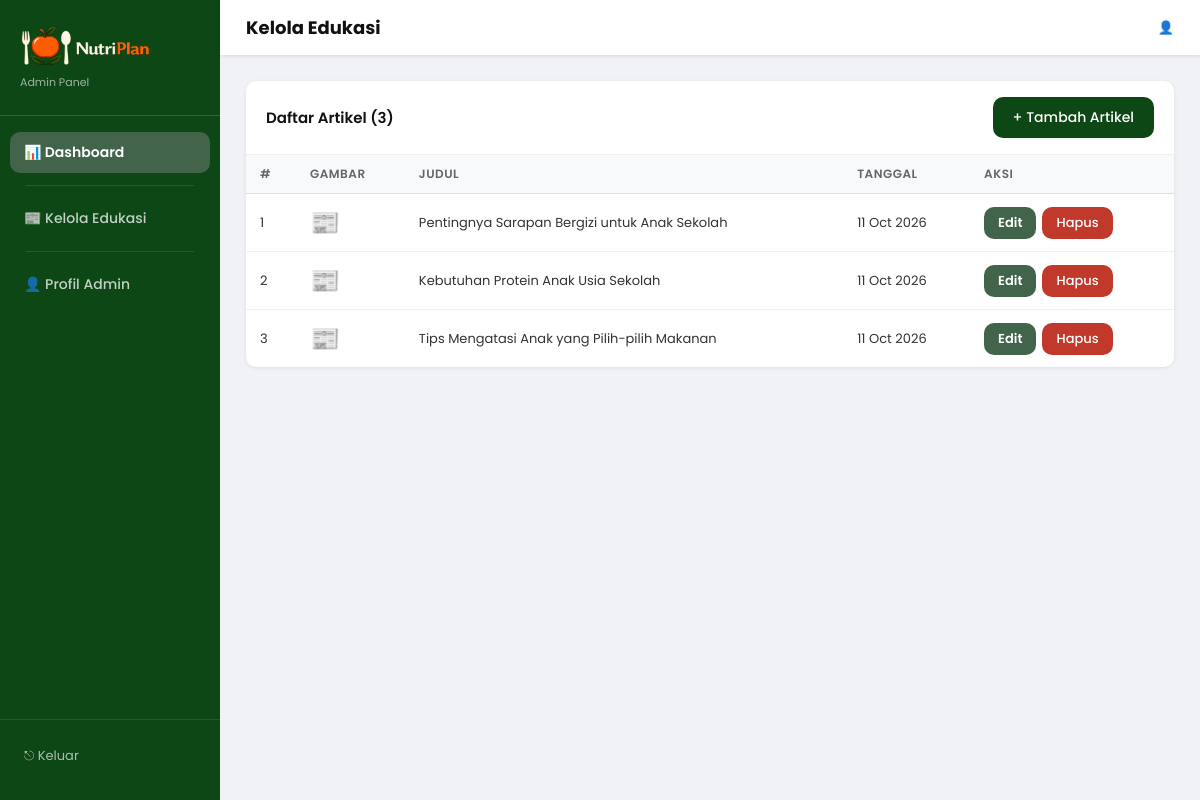
/admin/pages/edukasi_list.php, run on the app's committed database.
### tables this page shows
CREATE TABLE IF NOT EXISTS edukasi (
  id_edukasi INT AUTO_INCREMENT PRIMARY KEY,
  judul      VARCHAR(255) NOT NULL,
  isi        TEXT NOT NULL,
  gambar     VARCHAR(255) DEFAULT NULL,
  created_at TIMESTAMP DEFAULT CURRENT_TIMESTAMP
);

### admin/pages/edukasi_list.php (the view, shortened to what this page needs)
<?php
$edukasi = mysqli_fetch_all(
    mysqli_query($conn, "SELECT id_edukasi, judul, gambar, created_at FROM edukasi ORDER BY created_at DESC"),
    MYSQLI_ASSOC
);
?>
<!DOCTYPE html>
<html lang="id">
<head>
    <link rel="stylesheet" href="/assets/css/style.css">
    <link rel="stylesheet" href="/assets/css/admin.css">
</head>
<body class="admin-body">
<?php include ROOT . '/includes/admin_sidebar.php'; ?>
<div class="admin-main">
    <div class="admin-topbar">
        <h1>Kelola Edukasi</h1>
        <span class="admin-topbar-user">👤 <?= htmlspecialchars($_SESSION['nama']) ?></span>
    </div>
    <div class="admin-page">
        <div class="admin-card">
            <div class="admin-card-header">
                <h3>Daftar Artikel (<?= count($edukasi) ?>)</h3>
                <a href="/admin/index.php?page=edukasi_tambah" class="btn-primary" style="font-size:14px; padding:10px 20px;">+ Tambah Artikel</a>
            </div>
            <table class="admin-table">
                <thead>
                    <tr>
                        <th style="width:50px;">#</th>
                        <th>Gambar</th>
                        <th>Judul</th>
                        <th>Tanggal</th>
                        <th>Aksi</th>
                    </tr>
                </thead>
                <tbody>
                    <?php foreach ($edukasi as $i => $e): ?>
                    <tr>
                        <td><?= $i + 1 ?></td>
                        <td>
                            <?php if ($e['gambar'] && file_exists(ROOT . '/assets/images/' . $e['gambar'])): ?>
                                <img src="/assets/images/<?= htmlspecialchars($e['gambar']) ?>" alt="">
                            <?php else: ?>
                                <span style="font-size:24px;">📰</span>
                            <?php endif; ?>
                        </td>
                        <td><?= htmlspecialchars($e['judul']) ?></td>
                        <td style="white-space:nowrap;"><?= date('d M Y', strtotime($e['created_at'])) ?></td>
                        <td>
                            <div class="admin-table-actions">
                                <a href="/admin/index.php?page=edukasi_edit&id=<?= $e['id_edukasi'] ?>"
                                   class="btn-secondary" style="font-size:13px; padding:6px 14px;">Edit</a>
                                <form method="POST" action="/admin/index.php?page=edukasi_hapus"
                                      onsubmit="return confirm('Hapus artikel ini?')">
                                    <button type="submit" class="btn-danger" style="font-size:13px; padding:6px 14px;">Hapus</button>
                                </form>
                            </div>
                        </td>
                    </tr>
                    <?php endforeach; ?>
                </tbody>
            </table>
        </div>
    </div>
</div>
</body>
</html>

### assets/css/style.css (style rules this page uses)
*, *::before, *::after { margin: 0; padding: 0; box-sizing: border-box; }
body { font-family: 'Poppins', sans-serif; background: #fff; color: #111; padding-top: 88px; min-height: 100vh; display: flex; flex-direction: column; }
a { text-decoration: none; color: inherit; }
button, input, select, textarea { font-family: 'Poppins', sans-serif; }
:root { --green-primary: #0d4715; --green-secondary: #41644a; --green-light: rgba(13, 71, 21, 0.15); --green-overlay: rgba(13, 71, 21, 0.85); --shadow-card: 4px 4px 9.75px rgba(109, 109, 109, 0.25); --radius-sm: 10px; --radius-lg: 20px; --radius-xl: 30px; }
.btn-primary { display: inline-block; background: var(--green-primary); color: #fff; padding: 11px 22px; border-radius: var(--radius-sm); font-size: 13px; font-weight: 500; border: none; cursor: pointer; transition: background .2s; }
.btn-secondary { display: inline-block; background: var(--green-secondary); color: #fff; padding: 8px 22px; border-radius: var(--radius-sm); font-size: 14px; font-weight: 600; border: none; cursor: pointer; transition: background .2s; }
.btn-danger { display: inline-block; background: #c0392b; color: #fff; padding: 6px 16px; border-radius: var(--radius-sm); font-size: 12px; font-weight: 500; border: none; cursor: pointer; transition: background .2s; }

### assets/css/admin.css (style rules this page uses)
body.admin-body { padding-top: 0; background: #f0f2f5; display: flex; flex-direction: row; min-height: 100vh; }
.admin-main { margin-left: 220px; flex: 1; min-height: 100vh; display: flex; flex-direction: column; }
.admin-topbar { background: #fff; padding: 14px 26px; display: flex; align-items: center; justify-content: space-between; box-shadow: 0 1px 4px rgba(0,0,0,0.1); position: sticky; top: 0; z-index: 100; }
.admin-topbar h1 { font-size: 18px; font-weight: 700; color: #111; }
.admin-topbar-user { font-size: 13px; color: #555; }
.admin-page { padding: 26px; flex: 1; }
.admin-card { background: #fff; border-radius: var(--radius-sm); box-shadow: 0 1px 4px rgba(0,0,0,0.08); overflow: hidden; margin-bottom: 20px; }
.admin-card-header { padding: 16px 20px; display: flex; align-items: center; justify-content: space-between; border-bottom: 1px solid #f0f0f0; }
.admin-card-header h3 { font-size: 15px; font-weight: 600; color: #111; }
.admin-table { width: 100%; border-collapse: collapse; }
.admin-table th { background: #f8f9fa; padding: 10px 14px; text-align: left; font-size: 12px; font-weight: 600; color: #666; text-transform: uppercase; letter-spacing: .5px; border-bottom: 1px solid #e0e0e0; }
.admin-table td { padding: 11px 14px; font-size: 13px; color: #333; border-bottom: 1px solid #f0f0f0; vertical-align: middle; }
.admin-table tr:last-child td { border-bottom: none; }
.admin-table-actions { display: flex; gap: 6px; align-items: center; }

### data on the page
edukasi: judul "Pentingnya Sarapan Bergizi untuk Anak Sekolah", created_at "11 Oct 2026"
edukasi: judul "Kebutuhan Protein Anak Usia Sekolah", created_at "11 Oct 2026"
edukasi: judul "Tips Mengatasi Anak yang Pilih-pilih Makanan", created_at "11 Oct 2026"

### other printed values
count($edukasi) "3"
